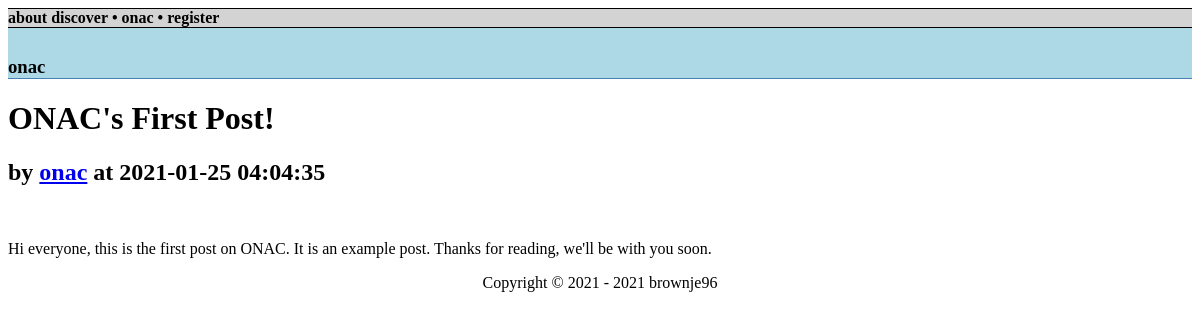
The app's page /web/root/post.php?hash=abc123 with its own data.
### tables this page shows
CREATE TABLE `post` (
  `postID` int(11) NOT NULL AUTO_INCREMENT,
  `postHash` varchar(10) NOT NULL,
  `poster` varchar(25) NOT NULL,
  `community` varchar(25) NOT NULL,
  `caption` text NOT NULL,
  `postTime` timestamp NOT NULL DEFAULT current_timestamp(),
  `nsfw` bit(1) NOT NULL DEFAULT b'0',
  `contents` text NOT NULL,
  PRIMARY KEY (`postID`),
  UNIQUE KEY `post_UN` (`postHash`),
  KEY `post_FK` (`poster`),
  KEY `post_FK_1` (`community`),
  CONSTRAINT `post_FK` FOREIGN KEY (`poster`) REFERENCES `user` (`username`),
  CONSTRAINT `post_FK_1` FOREIGN KEY (`community`) REFERENCES `community` (`communityName`)
);

### web/root/post.php (the view, shortened to what this page needs)
<?php
	require 'config.php';
	$post = $_GET["hash"];
	$conn = new mysqli($servername, $username, $password, $dbname);
	$query = sprintf("SELECT * FROM post WHERE posthash='%s'", $post);
	$result = $conn->query($query);
	while($row = $result->fetch_assoc()) {
		$title 		= $row["caption"];
		$poster 	= $row["poster"];
		$community 	= $row["community"];
		$stamp 		= $row["postTime"];
		$contents 	= $row["contents"];
	}
?>
<!DOCTYPE html>
<HTML>
 <HEAD>
  <link rel="stylesheet" type="text/css" href="data/style/main.css">
 </HEAD>
 <BODY>
  <?php include "data/inc/navbar.inc"; ?>
  <div class="headbar">
   <h3><?php echo $community;?></h3>
  </div>
  <h1><?php echo $title;?></h1>
  <h2>by <a href="profile.php?name=<?php echo $poster;?>"><?php echo $poster;?></a> at <?php echo $stamp; ?></h2>
  <br/>
  <p><?php echo $contents;?>
  <?php include 'data/inc/footer.inc'; ?>
 </BODY>
</HTML>

### web/root/data/style/main.css (style rules this page uses)
.headbar { background-color: lightblue; height: 50px; width: 100%; display: inline-block; padding: 0px; border-style: none none solid none; border-color: steelblue; border-width: 1px; }
.headbar h3 { line-height: 40px; vertical-align: bottom; }

### records on screen
post: community "onac", caption "ONAC's First Post!", poster "onac", postTime "2021-01-25 04:04:35", contents "Hi everyone, this is the first post on ONAC. It is an example post. Thanks for reading, we'll be with you soon."
